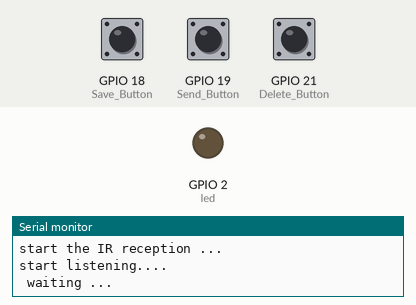
A program run on a simulated ESP32. Shown: output pins drawn as LEDs (lit = HIGH), the last lines printed to the serial monitor. Dashed ring = blinking. The inputs (shaded band) are chosen by the test bench; at power-on: GPIO 18 (Save_Button) HIGH, GPIO 19 (Send_Button) HIGH, GPIO 21 (Delete_Button) HIGH. WiFi joins after 1.5 s; servers stay silent unless stated.

Above: at 2.2 s.
2.3 s: GPIO 18 (Save_Button) pulled LOW for 3.2 s
At 2.7 s:
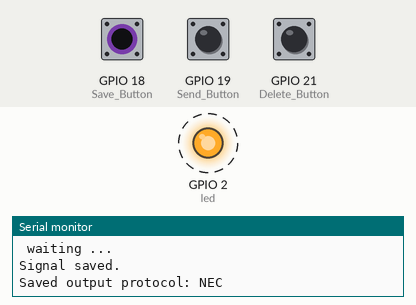
7.0 s: GPIO 19 (Send_Button) pulled LOW for 0.15 s
8.6 s: GPIO 21 (Delete_Button) pulled LOW for 0.15 s
10.2 s: GPIO 19 (Send_Button) pulled LOW for 1 s
At 11.3 s:
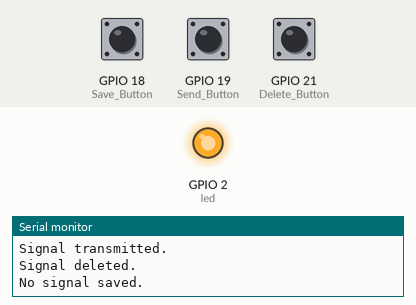
12.7 s: GPIO 19 (Send_Button) pulled LOW for 3.2 s
At 16.7 s:
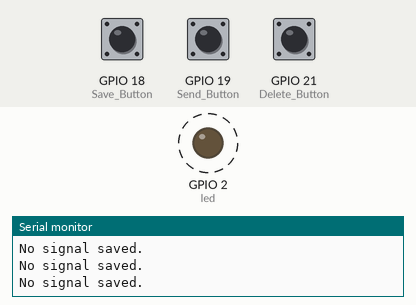
Timing chart, 0 to 18.2 s (numbered marks = the images above; inputs shaded):
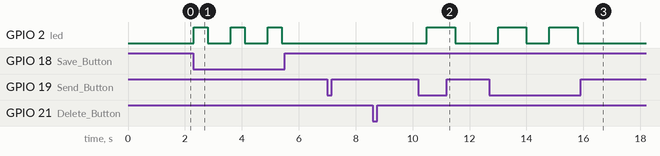

The program:

main.cpp
```cpp
// libraries

#include <Arduino.h>
#include <WiFi.h>
#include<ArduinoOTA.h>
#include <IRremoteESP8266.h>
#include <IRrecv.h>
#include <IRutils.h>
#include <IRsend.h>

// the IR receiver pin

const uint8_t IR_receiverPin = 15 ;

// IR LED pin
const uint8_t IR_LED_Pin     = 4;

// Push buttons
const uint8_t Save_Button   = 18;
const uint8_t Send_Button   = 19;
const uint8_t Delete_Button = 21;
const int led = 2 ;

// wifi credentials //
const char* networkname = " your  WIFI network name";  // enter your wifi name
const char* password = "network password"; // and here your wifi password //

// create  objects to handle the IR signals

IRrecv IRreceiver (IR_receiverPin) ; // create an object qfor receiving
IRsend IRtransmitter(IR_LED_Pin); //  create an object for transmitting

// create a variable to store the decoded IR signals

decode_results output ;
decode_results savedSignal ;
decode_results lastSignal;


bool signalSaved = false ;

void setup (){


pinMode(Save_Button, INPUT_PULLUP);
pinMode(Send_Button, INPUT_PULLUP);
pinMode(Delete_Button, INPUT_PULLUP);
pinMode (led, OUTPUT);

Serial.begin(115200) ;
delay(500);
Serial.println ("Booting");


// connect to wifi //


WiFi.begin(networkname,password);
Serial.print ("connecting ...") ;

if(WiFi.status() !=WL_CONNECTED)
{

Serial.print("Loading "); // the esp32 still trying to connect to the WIFI
delay(500);

}

else {

Serial.println("connected ");
Serial.print("IP Address :");
Serial.println(WiFi.localIP());
     }
// OTA Hostname
ArduinoOTA.setHostname("ESP32-OTA"); // name used to identify your esp32 on the local  network


// Start OTA service
    ArduinoOTA.begin();

    Serial.println("OTA Ready");

// start reception
Serial.println ("start the IR reception ... ");

//  enable the IR receiver
IRreceiver.enableIRIn();
Serial.println("start listening....") ;
Serial.println(" waiting ...");

//

IRtransmitter.begin();


}

//  the Loop function

void loop()
{
// This checks continuously for incoming OTA requests.
    ArduinoOTA.handle();

    // check if a complete IR signal has been received

 if(IRreceiver.decode(&output))
 {
    if (output.decode_type == UNKNOWN or output.rawlen < 12)
    {
       IRreceiver.resume();
         return;

    }
    lastSignal = output  ;
    Serial.println("----------------------");
    Serial.println ("signal received ");
    Serial.println("----------------------");

    digitalWrite (led,HIGH);
    delay(1000);
    digitalWrite(led,LOW) ;


   // print protocol , adress, command and raw timings

   Serial.println(resultToHumanReadableBasic(&output)) ;

   Serial.println("Raw Timing Data:");

   Serial.println(resultToTimingInfo(&output));

    // prepare the receiver for the next signal

  IRreceiver.resume();

 }

  if (digitalRead(Save_Button) == LOW)
 {
    savedSignal = lastSignal;
    signalSaved = true;

    Serial.println("Signal saved.");
    Serial.print("Saved output protocol: ");
    Serial.println(typeToString(output.decode_type));
    digitalWrite (led,HIGH);
    delay(500);
    digitalWrite (led,LOW);
    delay(500);

    delay(300);
 }

   if (digitalRead(Delete_Button) == LOW)
  {
    signalSaved = false;

    Serial.println("Signal deleted.");

    delay(300);
  }
  if (digitalRead(Send_Button) == LOW)
{
    if (!signalSaved)
    {
        Serial.println("No signal saved.");
        delay(300);
         digitalWrite (led,HIGH);
    delay(1000);
    digitalWrite (led,LOW);
    delay(500);
        return;
    }

       Serial.print("Saved protocol: ");
       Serial.println(typeToString(savedSignal.decode_type));

    switch (savedSignal.decode_type)
    {
        case NEC:
            IRtransmitter.sendNEC(savedSignal.value, savedSignal.bits);
            break;

        case SONY:
            IRtransmitter.sendSony(savedSignal.value, savedSignal.bits);
            break;

        case SAMSUNG:
            IRtransmitter.sendSAMSUNG(savedSignal.value, savedSignal.bits);
            break;

        case LG:
            IRtransmitter.sendLG(savedSignal.value, savedSignal.bits);
            break;

        case PANASONIC:
            IRtransmitter.sendPanasonic(0, savedSignal.value);
            break;

        default:
            Serial.println("This protocol is not supported yet.");
            delay(300);
            return;
    }

    Serial.println("Signal transmitted.");
    delay(300);
}
}
```

Measured:
- after the input at 2.3 s, GPIO 2 (led): alternates HIGH for 0.50 s and LOW for 0.80 s, 6 changes in all, then stays LOW, starting at once
- after the input at 10.2 s, GPIO 2 (led): LOW → HIGH after 0.30 s, → LOW 1.0 s later
- after the input at 12.7 s, GPIO 2 (led): alternates HIGH for 1.0 s and LOW for 0.80 s, 4 changes in all, then stays LOW, starting after 0.30 s
